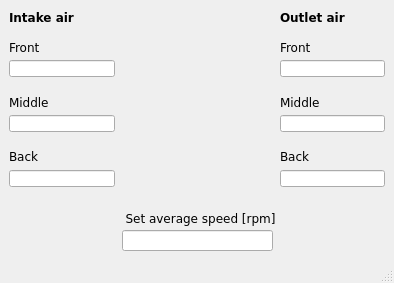
<?xml version="1.0" encoding="UTF-8"?>
<ui version="4.0">
 <class>MainWindow</class>
 <widget class="QMainWindow" name="MainWindow">
  <property name="geometry">
   <rect>
    <x>0</x>
    <y>0</y>
    <width>394</width>
    <height>283</height>
   </rect>
  </property>
  <property name="windowTitle">
   <string/>
  </property>
  <property name="Title" stdset="0">
   <string>$(DEVICE)</string>
  </property>
  <widget class="QWidget" name="centralwidget">
   <widget class="caCircularGauge" name="fansaverage">
    <property name="geometry">
     <rect>
      <x>122</x>
      <y>15</y>
      <width>151</width>
      <height>187</height>
     </rect>
    </property>
    <property name="font">
     <font>
      <family>Sans</family>
      <pointsize>5</pointsize>
      <weight>50</weight>
      <italic>false</italic>
      <bold>false</bold>
     </font>
    </property>
    <property name="styleSheet">
     <string notr="true">font: 5pt &quot;Sans&quot;;</string>
    </property>
    <property name="minValue">
     <double>2000.000000000000000</double>
    </property>
    <property name="maxValue">
     <double>6500.000000000000000</double>
    </property>
    <property name="displayLimits">
     <enum>EAbstractGauge::User_Limits</enum>
    </property>
    <property name="highError">
     <double>6500.000000000000000</double>
    </property>
    <property name="lowError">
     <double>1999.000000000000000</double>
    </property>
    <property name="lowWarning">
     <double>2500.000000000000000</double>
    </property>
    <property name="highWarning">
     <double>6300.000000000000000</double>
    </property>
    <property name="alarmLimits">
     <enum>EAbstractGauge::User_Alarms</enum>
    </property>
    <property name="reference">
     <double>4500.000000000000000</double>
    </property>
    <property name="scaleEnabled">
     <bool>false</bool>
    </property>
    <property name="externalScale">
     <bool>true</bool>
    </property>
    <property name="numMajorTicks">
     <number>6</number>
    </property>
    <property name="numMinorTicks">
     <number>1</number>
    </property>
    <property name="channel" stdset="0">
     <string notr="true">$(DEVICE):fans</string>
    </property>
    <property name="valueDisplayed">
     <bool>true</bool>
    </property>
   </widget>
   <widget class="caTextEntry" name="fans_set">
    <property name="enabled">
     <bool>true</bool>
    </property>
    <property name="geometry">
     <rect>
      <x>122</x>
      <y>230</y>
      <width>151</width>
      <height>21</height>
     </rect>
    </property>
    <property name="font">
     <font>
      <family>DejaVu Sans</family>
      <pointsize>10</pointsize>
      <stylestrategy>PreferDefault</stylestrategy>
     </font>
    </property>
    <property name="alignment">
     <set>Qt::AlignCenter</set>
    </property>
    <property name="channel" stdset="0">
     <string notr="true">$(DEVICE):fans_set</string>
    </property>
    <property name="precisionMode">
     <enum>caLineEdit::User</enum>
    </property>
    <property name="limitsMode">
     <enum>caLineEdit::User</enum>
    </property>
    <property name="maxValue">
     <double>6500.000000000000000</double>
    </property>
    <property name="minValue">
     <double>2000.000000000000000</double>
    </property>
    <property name="fontScaleMode">
     <enum>caLineEdit::Height</enum>
    </property>
   </widget>
   <widget class="QLabel" name="label">
    <property name="geometry">
     <rect>
      <x>85</x>
      <y>210</y>
      <width>231</width>
      <height>16</height>
     </rect>
    </property>
    <property name="font">
     <font>
      <family>DejaVu Sans</family>
      <weight>50</weight>
      <bold>false</bold>
     </font>
    </property>
    <property name="text">
     <string>Set average speed [rpm]</string>
    </property>
    <property name="alignment">
     <set>Qt::AlignCenter</set>
    </property>
   </widget>
   <widget class="caLineEdit" name="calineedit">
    <property name="geometry">
     <rect>
      <x>9</x>
      <y>60</y>
      <width>106</width>
      <height>17</height>
     </rect>
    </property>
    <property name="font">
     <font>
      <family>DejaVu Sans</family>
      <pointsize>10</pointsize>
     </font>
    </property>
    <property name="alignment">
     <set>Qt::AlignCenter</set>
    </property>
    <property name="channel" stdset="0">
     <string notr="true">$(DEVICE):fans:left_front</string>
    </property>
    <property name="fontScaleMode">
     <enum>caLineEdit::WidthAndHeight</enum>
    </property>
   </widget>
   <widget class="QLabel" name="label_2">
    <property name="geometry">
     <rect>
      <x>9</x>
      <y>9</y>
      <width>106</width>
      <height>16</height>
     </rect>
    </property>
    <property name="font">
     <font>
      <family>DejaVu Sans</family>
      <weight>75</weight>
      <bold>true</bold>
     </font>
    </property>
    <property name="text">
     <string>Intake air</string>
    </property>
   </widget>
   <widget class="QLabel" name="label_3">
    <property name="geometry">
     <rect>
      <x>280</x>
      <y>9</y>
      <width>86</width>
      <height>16</height>
     </rect>
    </property>
    <property name="font">
     <font>
      <family>DejaVu Sans</family>
      <weight>75</weight>
      <bold>true</bold>
     </font>
    </property>
    <property name="text">
     <string>Outlet air</string>
    </property>
   </widget>
   <widget class="caLineEdit" name="calineedit_2">
    <property name="geometry">
     <rect>
      <x>9</x>
      <y>115</y>
      <width>106</width>
      <height>17</height>
     </rect>
    </property>
    <property name="font">
     <font>
      <family>DejaVu Sans</family>
      <pointsize>10</pointsize>
     </font>
    </property>
    <property name="alignment">
     <set>Qt::AlignCenter</set>
    </property>
    <property name="channel" stdset="0">
     <string notr="true">$(DEVICE):fans:left_middle</string>
    </property>
    <property name="fontScaleMode">
     <enum>caLineEdit::WidthAndHeight</enum>
    </property>
   </widget>
   <widget class="caLineEdit" name="calineedit_3">
    <property name="geometry">
     <rect>
      <x>9</x>
      <y>170</y>
      <width>106</width>
      <height>17</height>
     </rect>
    </property>
    <property name="font">
     <font>
      <family>DejaVu Sans</family>
      <pointsize>10</pointsize>
     </font>
    </property>
    <property name="alignment">
     <set>Qt::AlignCenter</set>
    </property>
    <property name="channel" stdset="0">
     <string notr="true">$(DEVICE):fans:left_rear</string>
    </property>
    <property name="fontScaleMode">
     <enum>caLineEdit::WidthAndHeight</enum>
    </property>
   </widget>
   <widget class="caLineEdit" name="calineedit_4">
    <property name="geometry">
     <rect>
      <x>280</x>
      <y>115</y>
      <width>105</width>
      <height>17</height>
     </rect>
    </property>
    <property name="font">
     <font>
      <family>DejaVu Sans</family>
      <pointsize>10</pointsize>
     </font>
    </property>
    <property name="alignment">
     <set>Qt::AlignCenter</set>
    </property>
    <property name="channel" stdset="0">
     <string notr="true">$(DEVICE):fans:right_middle</string>
    </property>
    <property name="fontScaleMode">
     <enum>caLineEdit::WidthAndHeight</enum>
    </property>
   </widget>
   <widget class="caLineEdit" name="calineedit_5">
    <property name="geometry">
     <rect>
      <x>280</x>
      <y>170</y>
      <width>105</width>
      <height>17</height>
     </rect>
    </property>
    <property name="font">
     <font>
      <family>DejaVu Sans</family>
      <pointsize>10</pointsize>
     </font>
    </property>
    <property name="alignment">
     <set>Qt::AlignCenter</set>
    </property>
    <property name="channel" stdset="0">
     <string notr="true">$(DEVICE):fans:right_rear</string>
    </property>
    <property name="fontScaleMode">
     <enum>caLineEdit::WidthAndHeight</enum>
    </property>
   </widget>
   <widget class="caLineEdit" name="calineedit_6">
    <property name="geometry">
     <rect>
      <x>280</x>
      <y>60</y>
      <width>105</width>
      <height>17</height>
     </rect>
    </property>
    <property name="font">
     <font>
      <family>DejaVu Sans</family>
      <pointsize>10</pointsize>
     </font>
    </property>
    <property name="alignment">
     <set>Qt::AlignCenter</set>
    </property>
    <property name="channel" stdset="0">
     <string notr="true">$(DEVICE):fans:right_front</string>
    </property>
    <property name="fontScaleMode">
     <enum>caLineEdit::WidthAndHeight</enum>
    </property>
   </widget>
   <widget class="QLabel" name="label_4">
    <property name="geometry">
     <rect>
      <x>9</x>
      <y>39</y>
      <width>61</width>
      <height>16</height>
     </rect>
    </property>
    <property name="font">
     <font>
      <family>DejaVu Sans</family>
      <weight>50</weight>
      <bold>false</bold>
     </font>
    </property>
    <property name="text">
     <string>Front</string>
    </property>
   </widget>
   <widget class="QLabel" name="label_5">
    <property name="geometry">
     <rect>
      <x>9</x>
      <y>94</y>
      <width>56</width>
      <height>16</height>
     </rect>
    </property>
    <property name="font">
     <font>
      <family>DejaVu Sans</family>
      <weight>50</weight>
      <bold>false</bold>
     </font>
    </property>
    <property name="text">
     <string>Middle</string>
    </property>
   </widget>
   <widget class="QLabel" name="label_6">
    <property name="geometry">
     <rect>
      <x>9</x>
      <y>148</y>
      <width>66</width>
      <height>16</height>
     </rect>
    </property>
    <property name="font">
     <font>
      <family>DejaVu Sans</family>
      <weight>50</weight>
      <bold>false</bold>
     </font>
    </property>
    <property name="text">
     <string>Back</string>
    </property>
   </widget>
   <widget class="QLabel" name="label_7">
    <property name="geometry">
     <rect>
      <x>280</x>
      <y>39</y>
      <width>56</width>
      <height>16</height>
     </rect>
    </property>
    <property name="font">
     <font>
      <family>DejaVu Sans</family>
      <weight>50</weight>
      <bold>false</bold>
     </font>
    </property>
    <property name="text">
     <string>Front</string>
    </property>
   </widget>
   <widget class="QLabel" name="label_8">
    <property name="geometry">
     <rect>
      <x>280</x>
      <y>148</y>
      <width>61</width>
      <height>16</height>
     </rect>
    </property>
    <property name="font">
     <font>
      <family>DejaVu Sans</family>
      <weight>50</weight>
      <bold>false</bold>
     </font>
    </property>
    <property name="text">
     <string>Back</string>
    </property>
   </widget>
   <widget class="QLabel" name="label_9">
    <property name="geometry">
     <rect>
      <x>280</x>
      <y>94</y>
      <width>86</width>
      <height>16</height>
     </rect>
    </property>
    <property name="font">
     <font>
      <family>DejaVu Sans</family>
      <weight>50</weight>
      <bold>false</bold>
     </font>
    </property>
    <property name="text">
     <string>Middle</string>
    </property>
   </widget>
  </widget>
  <widget class="QStatusBar" name="statusbar"/>
 </widget>
 <customwidgets>
  <customwidget>
   <class>caTextEntry</class>
   <extends>caLineEdit</extends>
   <header>caTextEntry</header>
  </customwidget>
  <customwidget>
   <class>caCircularGauge</class>
   <extends>QWidget</extends>
   <header>caGauge</header>
  </customwidget>
  <customwidget>
   <class>caLineEdit</class>
   <extends>QLineEdit</extends>
   <header>caLineEdit</header>
  </customwidget>
 </customwidgets>
 <resources/>
 <connections/>
</ui>
